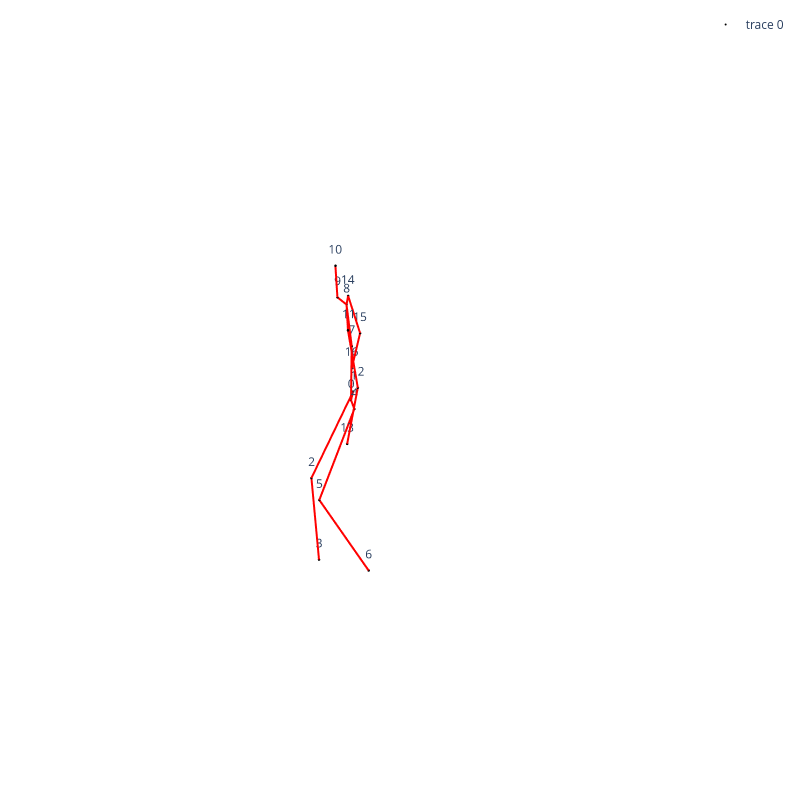

Here is the notebook cell this chart was saved with:
### Code cell
# Load 3D pose data
file_path = '../data/npy/Skater_A/Axel/Axel_1.npy'  # Added ../ because notebook runs in utils/
pose3d = np.load(file_path)

frame_idx = 0  # Set the frame index to visualize.
connections = H36M_CONNECTIONS  # Set keypoint connections rig.

# Visualize 3D pose
show_3D_pose_plotly(pose3d[frame_idx], connections)

### Figure 1 — Plotly figure (JSON) as saved in the notebook; plotly's stock layout.template omitted (floating-point values rounded to 4 significant figures)
{"data": [{"marker": {"color": "black", "size": 1.5}, "mode": "markers+text", "text": ["0", "1", "2", "3", "4", "5", "6", "7", "8", "9", "10", "11", "12", "13", "14", "15", "16"], "textposition": "top center", "type": "scatter3d", "x": [1065.0, 994.7, 1207.0, 1307.0, 1118.0, 1295.0, 1226.0, 986.8, 990.3, 1059.0, 1052.0, 1094.0, 1132.0, 1257.0, 874.9, 782.9, 757.5], "y": [-11810.0, -11860.0, -11940.0, -11790.0, -11730.0, -11790.0, -11530.0, -11880.0, -11910.0, -11900.0, -11920.0, -11800.0, -11700.0, -11640.0, -12020.0, -12030.0, -12110.0], "z": [1143.0, 1128.0, 682.3, 303.9, 1157.0, 687.6, 360.1, 1368.0, 1573.0, 1642.0, 1787.0, 1532.0, 1298.0, 1086.0, 1531.0, 1286.0, 1036.0]}, {"line": {"color": "red", "width": 4}, "mode": "lines", "showlegend": false, "type": "scatter3d", "x": [1065.0, 994.7], "y": [-11810.0, -11860.0], "z": [1143.0, 1128.0]}, {"line": {"color": "red", "width": 4}, "mode": "lines", "showlegend": false, "type": "scatter3d", "x": [1065.0, 1118.0], "y": [-11810.0, -11730.0], "z": [1143.0, 1157.0]}, {"line": {"color": "red", "width": 4}, "mode": "lines", "showlegend": false, "type": "scatter3d", "x": [1065.0, 986.8], "y": [-11810.0, -11880.0], "z": [1143.0, 1368.0]}, {"line": {"color": "red", "width": 4}, "mode": "lines", "showlegend": false, "type": "scatter3d", "x": [994.7, 1207.0], "y": [-11860.0, -11940.0], "z": [1128.0, 682.3]}, {"line": {"color": "red", "width": 4}, "mode": "lines", "showlegend": false, "type": "scatter3d", "x": [1207.0, 1307.0], "y": [-11940.0, -11790.0], "z": [682.3, 303.9]}, {"line": {"color": "red", "width": 4}, "mode": "lines", "showlegend": false, "type": "scatter3d", "x": [1118.0, 1295.0], "y": [-11730.0, -11790.0], "z": [1157.0, 687.6]}, {"line": {"color": "red", "width": 4}, "mode": "lines", "showlegend": false, "type": "scatter3d", "x": [1295.0, 1226.0], "y": [-11790.0, -11530.0], "z": [687.6, 360.1]}, {"line": {"color": "red", "width": 4}, "mode": "lines", "showlegend": false, "type": "scatter3d", "x": [986.8, 990.3], "y": [-11880.0, -11910.0], "z": [1368.0, 1573.0]}, {"line": {"color": "red", "width": 4}, "mode": "lines", "showlegend": false, "type": "scatter3d", "x": [990.3, 1059.0], "y": [-11910.0, -11900.0], "z": [1573.0, 1642.0]}, {"line": {"color": "red", "width": 4}, "mode": "lines", "showlegend": false, "type": "scatter3d", "x": [990.3, 1094.0], "y": [-11910.0, -11800.0], "z": [1573.0, 1532.0]}, {"line": {"color": "red", "width": 4}, "mode": "lines", "showlegend": false, "type": "scatter3d", "x": [990.3, 874.9], "y": [-11910.0, -12020.0], "z": [1573.0, 1531.0]}, {"line": {"color": "red", "width": 4}, "mode": "lines", "showlegend": false, "type": "scatter3d", "x": [1059.0, 1052.0], "y": [-11900.0, -11920.0], "z": [1642.0, 1787.0]}, {"line": {"color": "red", "width": 4}, "mode": "lines", "showlegend": false, "type": "scatter3d", "x": [1094.0, 1132.0], "y": [-11800.0, -11700.0], "z": [1532.0, 1298.0]}, {"line": {"color": "red", "width": 4}, "mode": "lines", "showlegend": false, "type": "scatter3d", "x": [1132.0, 1257.0], "y": [-11700.0, -11640.0], "z": [1298.0, 1086.0]}, {"line": {"color": "red", "width": 4}, "mode": "lines", "showlegend": false, "type": "scatter3d", "x": [874.9, 782.9], "y": [-12020.0, -12030.0], "z": [1531.0, 1286.0]}, {"line": {"color": "red", "width": 4}, "mode": "lines", "showlegend": false, "type": "scatter3d", "x": [782.9, 757.5], "y": [-12030.0, -12110.0], "z": [1286.0, 1036.0]}], "layout": {"height": 800, "margin": {"b": 10, "l": 10, "r": 10, "t": 10}, "scene": {"aspectmode": "cube", "xaxis": {"range": [65.46, 2065.0], "title": {"text": "X"}, "visible": false}, "yaxis": {"range": [-12810.0, -10810.0], "title": {"text": "Y"}, "visible": false}, "zaxis": {"range": [143.1, 2143.0], "title": {"text": "Z"}, "visible": false}}, "width": 800}}
